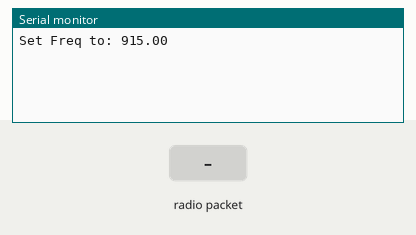
Recording of a sketch running on a simulated Arduino Uno, built with avr-gcc and run on an emulated ATmega328P. Parts: the last lines printed to the serial monitor. The test bench sets the inputs (shaded band). No radio packets arrive unless stated.

Above: at 1.3 s.
1.4 s: radio packet "0" arrives
At 2.7 s:
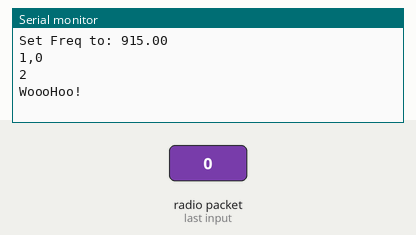
3.0 s: radio packet "1" arrives
At 4.4 s:
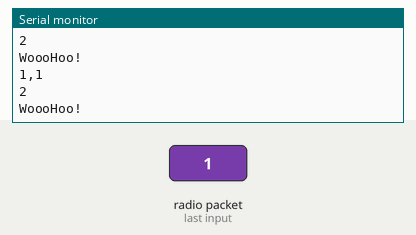

Measured:
- after the input at 1.4 s, the serial monitor: prints a new line after 0.10 s (image 1)
- after the input at 3.0 s, the serial monitor: prints a new line after 0.10 s (image 2)

The sketch:

M0_Server.ino
```cpp
// rf95_reliable_datagram_server.pde
// -*- mode: C++ -*-
// Example sketch showing how to create a simple addressed, reliable messaging server
// with the RHReliableDatagram class, using the RH_RF95 driver to control a RF95 radio.
// It is designed to work with the other example rf95_reliable_datagram_client
// Tested with Anarduino MiniWirelessLoRa, Rocket Scream Mini Ultra Pro with the RFM95W


#include <Wire.h>
#include "Adafruit_TMP007.h"
#include <SPI.h>
#include "Mert.h"


Adafruit_TMP007 tmp007;

Mert mert;

void setup()
{
  pinMode(RFM95_RST, OUTPUT);
  digitalWrite(RFM95_RST, HIGH);
  Serial.begin(9600);
  //while (!Serial) ; // Wait for serial port to be available
  if(!mert.managerInit())
  {
    Serial.println("Error init");
    while(1);
  }
}

void loop()
{
    if (mert.recvfromAck())
    {
      Serial.println("WoooHoo!");
    }
  delay(500);
}
```

Mert.cpp
```cpp
#include "Mert.h"

Mert::Mert()
{

}

bool Mert::managerInit()
{
  if (!_manager.init())
  {
    //driver.setModeTx()
    Serial.println("init failed");
    return false;
  }
  else
  {
    if (!_driver.setFrequency(FREQ))
    {
      Serial.println("setFrequency failed");
      while (1);
    }
    Serial.print("Set Freq to: "); Serial.println(FREQ);
    //driver.setTxPower(23, false);
  }
  return true;
}

bool Mert::sendtoWait(String data)
{
  Serial.println("Sending to rf95_reliable_datagram_server");
    data = data + "," + MY_TYPE;
    char buff[data.length()+1];
    data.toCharArray(buff,(data.length()+1));

    char req[251];
    returnRequest(req, SEND_CMD, TEMP_KEY, buff);

  // Send a message to manager_server
  if (_manager.sendtoWait((uint8_t*)req, sizeof(req), SERVER_ADDRESS))
  {


    // Now wait for a reply from the server
    uint8_t len = sizeof(rcvBuf);
    uint8_t from;
    if (_manager.recvfromAckTimeout(rcvBuf, &len, 2000, &from))
    {
      Serial.print("got reply from : 0x");
      Serial.print(from, HEX);
      Serial.print(": ");
      Serial.println((char*)rcvBuf);
    }
    else
    {
      Serial.println("No reply, is rf95_reliable_datagram_server running?");
    }
  }
  else
    Serial.println("sendtoWait failed");
}
bool Mert::recvfromAckTimeout()
{
 // Wait for a message addressed to us from the client
    uint8_t len = sizeof(rcvBuf);
    uint8_t from;
    if (_manager.recvfromAckTimeout(rcvBuf, &len, 2000, &from))
    {

    }
}

bool Mert::recvfromAck()
{

  // Wait for a message addressed to us from the client
      uint8_t len = sizeof(rcvBuf);
      uint8_t from;

  if (_manager.recvfromAck(rcvBuf, &len, &from))
    {
      Serial.print(from, DEC);
      Serial.print(",");
      Serial.println((char*)rcvBuf);
      Serial.println(sizeof((char*)rcvBuf));

       //Send a reply back to the originator client
       uint8_t ackBuff[] = "ack";
      if (!_manager.sendtoWait(ackBuff, sizeof(ackBuff), from))
        Serial.println("sendtoWait failed");
    }

}

void Mert::checkSerial()
{
  while (Serial.available()) {
    if(_stringComplete)
    {
      _inputString = "";
      _stringComplete = false;
    }

    // get the new byte:
    char inChar = (char)Serial.read();
    // add it to the inputString:
    _inputString += inChar;
    // if the incoming character is a newline, set a flag so the main loop can
    // do something about it:
//    Serial.println(inputString);
    if (inChar == '\n')
    {
      _stringComplete = true;
      serialEvent(_inputString);
    }
  }
}

/** Quick and dirty checksum **/
char Mert::checksum(char* s)
{
  signed char sum = -1;
  while (*s != 0)
  {
    sum += *s;
    s++;
  }
  return sum;
}

void Mert::serialEvent(String serialData)
{
//  String serialData = String((char[len])Serial.read());
//  char buff[len+1];
//
//  for(int i = 0; i < len; i++)
//  {
//    buff[i] = Serial.read();
//  }
//
//  buff[len] = '\0';
  Serial.println("Beginning");
#ifdef DEBUG_3
  Serial.print("Serial event data: ");
  Serial.println(serialData);
#endif

  request req;

  int len = serialData.length();
  char buff[len+1];
  serialData.toCharArray(buff, len+1);

  parseRequest(&req, buff);

  if(req.isVerified == 0)
    return;
#ifdef DEBUG_2
  else
    Serial.println("Do something with the valid data\n\n");
#endif

  //Do something with the data
  if(req.address != MY_ADDRESS)
    forwardMessage(req.address, req.message);
  else
    processReq(req);
}

void Mert::processReq(request req)
{
#ifdef DEBUG_3
  Serial.print("cmd: ");
  Serial.println(req.cmd[0]);
  Serial.print("cmd to int: ");
  Serial.println((int)req.cmd[0]);
  Serial.print("#define update: ");
  Serial.println(UPDATE_CMD);
  Serial.print("#define update to int: ");
  Serial.println((int)UPDATE_CMD);
#endif

  switch((int)req.cmd[0])
  {
    case (int)UPDATE_CMD[0]:
      processUpdateCmd(req);
      break;
    case (int)REQUEST_CMD[0]:
#ifdef DEBUG_2
      Serial.println("Got a request Command");
#endif
      processRequestCmd(req);
      break;
    default:
      Serial.println("Not a valid command");
      break;
  }
}

void Mert::processUpdateCmd(request req)
{
#ifdef DEBUG_1
  Serial.println("Got an update Command");
#endif

  if(strcmp(req.key, SAMPLE_RATE_KEY) == 0)
    _sampleRate = atoi(req.value);

#ifdef DEBUG_1
  Serial.print("_sampleRate: ");
  Serial.println(_sampleRate);
#endif

}

void Mert::processRequestCmd(request req)
{
#ifdef DEBUG_1
  Serial.println("Got a request Command");
  Serial.print("Request Key: ");
  Serial.println(req.key);
#endif

  if(strcmp(req.key, TYPE_KEY) == 0)
  {
    char req[251];
    returnRequest(req, REQUEST_RESPONSE_CMD, TYPE_KEY, MY_TYPE);
  }

}

void Mert::returnRequest(char req[], char cmd[], char key[], char value[])
{
  strcpy(req, SOF);
  strcat(req, ",");
  char add[16];
  strcat(req, itoa(SERVER_ADDRESS, add, 10));
  strcat(req, ",");
  strcat(req, cmd);
  strcat(req, ",");
  strcat(req, key);
  strcat(req, ",");
  strcat(req, value);
  signed char sum = checksum(req);
  char strSum[8];
  itoa(sum, strSum, 10);
  strcat(req, ",");
  strcat(req, strSum);
  strcat(req, ",");
  strcat(req, EOF);
#ifdef DEBUG_1
  Serial.println("Send response message:");
  Serial.println(req);
#endif
Serial.println("END");
}


void Mert::forwardMessage(uint8_t address, char message[])
{
  Serial.print("Send: " );
  Serial.println(message);
  Serial.print("To address: ");
  Serial.println(address);
}


void Mert::parseRequest(request *req, char* str)
{
  strcpy(req->message, str);

#ifdef DEBUG_3
  Serial.print("Message: ");
  Serial.println(str);
#endif


  const char s[2] = ",";
  char *token;
  uint8_t i = 0;
  /* get the first token */
  token = strtok(str, s);
  /* walk through other tokens */

#ifdef DEBUG_3
  Serial.print(i);
  Serial.print(" - token: ");
  Serial.println(token);
#endif

  while( token != NULL )
  {
    if((i == 0) && (strcmp(token, SOF) != 0))
    {
      Serial.println(token);
      Serial.println("SOF bad!");
      return;
    }

    switch(i)
    {
      case 1:
      {
        char buff[strlen(token)];
        strcpy(buff, token);
        req->address = atoi(buff);
      }break;
      case 2:
        strcpy(req->cmd, token);
        break;
      case 3:
        strcpy(req->key, token);
      break;
      case 4:
        strcpy(req->value, token);
        break;
      case 5:
        strcpy(req->checksum, token);
        verifyChecksum(req, token);
        break;
      case 6:
        if(strcmp(token, EOF) == 0)
          req->fullTransmission = 1;
      default:
        break;
    }
    i++;
    token = strtok(NULL, s);
  }
    printRequestStruct(req);
}

uint8_t Mert::verifyChecksum(request *req, char *token)
{
  char add[8];
  itoa(req->address, add, 10);
  //for the 2 !! and the 4 commas
  uint8_t l1 = 6;
  uint8_t l2 = strlen(add);
  uint8_t l3 = strlen(req->cmd);
  uint8_t l4 = strlen(req->key);
  uint8_t l5 = strlen(req->value);
  uint8_t len = l1 + l2 + l3 + l4 + l5;
  char reqStr[len+1];

  strcpy(reqStr, "!!,");
  strcat(reqStr, add);
  strcat(reqStr, ",");
  strcat(reqStr, req->cmd);
  strcat(reqStr, ",");
  strcat(reqStr, req->key);
  strcat(reqStr, ",");
  strcat(reqStr, req->value);
  Serial.println(reqStr);

  signed char sum = checksum(reqStr);
  char buff[8];
  itoa(sum, buff, 10);
#ifdef DEBUG_2
  Serial.print("Checksum converted to char[]: ");
  Serial.println(buff);
#endif
  if(strcmp(buff, token) == 0)
    req->isVerified = 1;
}


void Mert::printRequestStruct(request *req)
{
#ifdef DEBUG_2
  Serial.print("Stored Request: ");
  Serial.println(req->message);
  Serial.print("Address: ");
  Serial.println(req->address);
  Serial.print("Cmd: ");
  Serial.println(req->cmd);
  Serial.print("Stored key: ");
  Serial.println(req->key);
  Serial.print("Stored value: ");
  Serial.println(req->value);
  Serial.print("Stored key: ");
  Serial.println(req->key);
  Serial.print("Stored checksum: ");
  Serial.println(req->checksum);
  Serial.print("Stored isVerified: ");
  Serial.println(req->isVerified);
  Serial.print("Stored fullTransmission: ");
  Serial.println(req->fullTransmission);
  Serial.println("\n");
#endif
}
```

mert.h
```cpp
#include <Arduino.h>
#include <RHReliableDatagram.h>
#include <RH_RF95.h>

#define HUMIDITY_KEY "HUMIDITY"
#define TEMP_KEY "TEMP"
#define TYPE_KEY "TYPE"
#define VIBRATION_KEY "VIBRATION"
#define SAMPLE_RATE_KEY "SAMPLE_RATE"


#define SOF "!!"
#define EOF "**\n"

#define REQUEST_CMD "R"
#define UPDATE_CMD "U"
#define SEND_CMD "S"
#define REQUEST_RESPONSE_CMD "Q"

#define SERVER_ADDRESS 0
#define MY_ADDRESS 0

#define MY_TYPE "SERVER"

/* for feather m0 */
#define RFM95_CS 8
#define RFM95_RST 4
#define RFM95_INT 3

#define FREQ 915.0

#define DEBUG_1
#define DEBUG_2
#define DEBUG_3

typedef struct request
{
  char message[255];
  uint8_t address = -1;
  char cmd[2];
  char key[63];
  char value[63];
  char checksum[15];
  uint8_t isVerified = 0;
  uint8_t fullTransmission = 0;
} request;

class Mert
{

  private:
    uint8_t _sampleRate = 10;
    String _inputString = "";
    boolean _stringComplete = false;
    // Singleton instance of the radio driver
    RH_RF95 _driver = RH_RF95(RFM95_CS, RFM95_INT);
    // Class to manage message delivery and receipt, using the driver declared above
    RHReliableDatagram _manager = RHReliableDatagram(_driver, SERVER_ADDRESS);

  public:
    Mert();
    // Dont put this on the stack:
    uint8_t rcvBuf[RH_RF95_MAX_MESSAGE_LEN];
    uint8_t sendBuff[256];
    void checkSerial();
    char checksum(char* s);
    void serialEvent(String serialData);
    void processReq(request req);
    uint8_t verifyChecksum(request *req, char *token);
    void processUpdateCmd(request req);
    void processRequestCmd(request req);
    void returnRequest(char req[], char cmd[], char key[], char value[]);
    void forwardMessage(uint8_t address, char message[]);
    void parseRequest(request *req, char* str);
    void printRequestStruct(request *req);
    bool sendtoWait(String data);
    bool recvfromAckTimeout();
    bool recvfromAck();
    bool managerInit();

};
```
